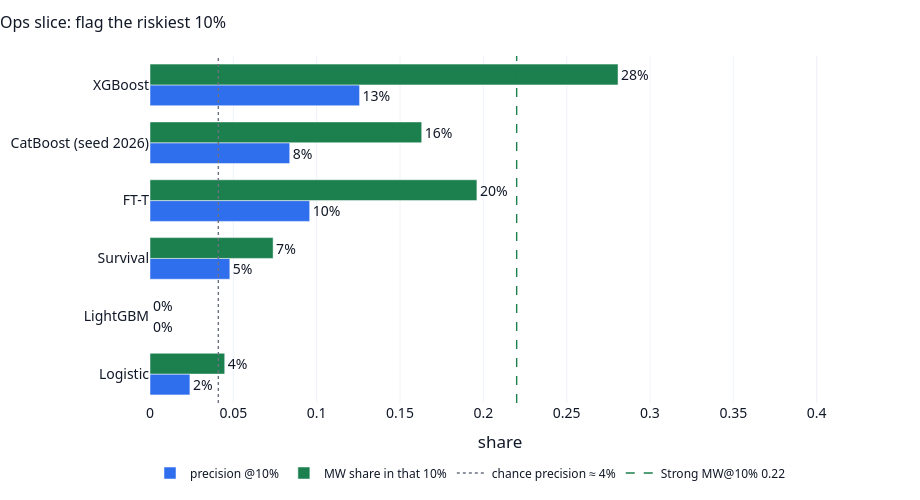

The cell this chart's notebook holds for it:
### Markdown cell above
## 4. If we only watch the riskiest 10%

Val has **1,666** projects and about **69** withdrawals. Top 10% is about **167** projects. Precision 13% still means **most flagged projects stay**. This is a triage list, not a verdict.

### Code cell
d = ranked[ranked["precision_at_10pct"].notna()].copy()
fig = go.Figure()
fig.add_trace(
    go.Bar(
        name="precision @10%",
        x=d["precision_at_10pct"],
        y=d["label"],
        orientation="h",
        marker_color=ACCENT,
        text=[f"{v:.0%}" for v in d["precision_at_10pct"]],
        textposition="outside",
        cliponaxis=False,
    )
)
fig.add_trace(
    go.Bar(
        name="MW share in that 10%",
        x=d["withdrawn_mw_capture_at_10pct"],
        y=d["label"],
        orientation="h",
        marker_color=GREEN,
        text=[f"{v:.0%}" for v in d["withdrawn_mw_capture_at_10pct"]],
        textposition="outside",
        cliponaxis=False,
    )
)
vref(fig, CHANCE_PR, "chance precision ≈ 4%", GRAY, "dot")
vref(fig, STRONG["mw"], "Strong MW@10% 0.22", GREEN, "dash")
fig.update_layout(title="Ops slice: flag the riskiest 10%", barmode="group", xaxis_title="share")
fig.update_xaxes(range=[0, 0.42])
show(style_fig(fig, height=500), "03_ops_at_10.html")

### Figure 1 — Plotly figure (JSON) as saved in the notebook; plotly's stock layout.template omitted (floating-point values rounded to 4 significant figures)
{"data": [{"cliponaxis": false, "marker": {"color": "#2F6FED"}, "name": "precision @10%", "orientation": "h", "text": ["2%", "0%", "5%", "10%", "8%", "13%"], "textposition": "outside", "type": "bar", "x": [0.02395, 0.0, 0.0479, 0.09581, 0.08383, 0.1257], "y": ["Logistic", "LightGBM", "Survival", "FT-T", "CatBoost (seed 2026)", "XGBoost"]}, {"cliponaxis": false, "marker": {"color": "#1B7F4E"}, "name": "MW share in that 10%", "orientation": "h", "text": ["4%", "0%", "7%", "20%", "16%", "28%"], "textposition": "outside", "type": "bar", "x": [0.04483, 0.0, 0.07387, 0.1961, 0.163, 0.2808], "y": ["Logistic", "LightGBM", "Survival", "FT-T", "CatBoost (seed 2026)", "XGBoost"]}, {"line": {"color": "#6B7280", "dash": "dot", "width": 1.4}, "mode": "lines", "name": "chance precision ≈ 4%", "type": "scatter", "x": [null], "y": [null]}, {"line": {"color": "#1B7F4E", "dash": "dash", "width": 1.4}, "mode": "lines", "name": "Strong MW@10% 0.22", "type": "scatter", "x": [null], "y": [null]}], "layout": {"bargap": 0.28, "barmode": "group", "font": {"color": "#111827", "family": "Segoe UI, Helvetica, Arial, sans-serif", "size": 14}, "height": 500, "legend": {"bgcolor": "rgba(0,0,0,0)", "font": {"size": 12}, "orientation": "h", "x": 0, "xanchor": "left", "y": -0.16, "yanchor": "top"}, "margin": {"b": 80, "l": 150, "r": 70, "t": 56}, "shapes": [{"line": {"color": "#6B7280", "dash": "dot", "width": 1.4}, "type": "line", "x0": 0.041, "x1": 0.041, "xref": "x", "y0": 0, "y1": 1, "yref": "y domain"}, {"line": {"color": "#1B7F4E", "dash": "dash", "width": 1.4}, "type": "line", "x0": 0.22, "x1": 0.22, "xref": "x", "y0": 0, "y1": 1, "yref": "y domain"}], "title": {"font": {"size": 16}, "pad": {"b": 8, "t": 0}, "text": "Ops slice: flag the riskiest 10%", "x": 0, "xanchor": "left"}, "width": 920, "xaxis": {"automargin": true, "gridcolor": "#EEF2F7", "range": [0, 0.42], "showgrid": true, "title": {"text": "share"}, "zeroline": false}, "yaxis": {"automargin": true, "showgrid": false}}}
